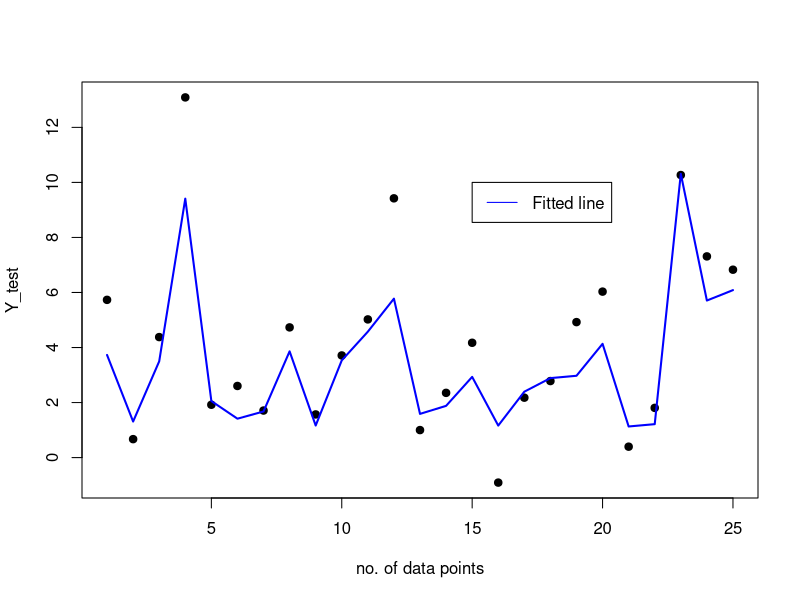

Recreate this plot in R.
#-------
#=============================================================================

#Question 2
#============
rm(list = ls())
set.seed(1234)
brownianMotion = function(steps, dt) {     ## n = no. of data points, u = dt
  # Generate random normally distributed increments
  increments = rnorm(n = steps, mean = 0, sd = sqrt(dt))
  
  # Calculate cumulative sum to get the Brownian motion
  std_brownian_motion = c(0 , cumsum(increments))
  
  return(std_brownian_motion)
}

# Parameters
steps = 100 # Number of time steps
dt = 0.1 
n = 100 #number of data points to be generated

X = matrix(NA, steps+1, n)
for(i in 1:n){
  X[,i] = brownianMotion(steps = steps, dt = dt)
}
time = seq(0, steps*dt, dt)


Y = colMeans(X^2) + rnorm(ncol(X))   ## generating Y
Y


#dividing into testing and training data sets
train_index <- sample(1:n, 0.75*n)  # 65% of data for training

Y_train = Y[train_index]
X_train = X[, train_index]

Y_test = Y[-train_index]
X_test = X[, -train_index]

m_hat = function(f, h, Y, X){
  norms = apply(f-X, 2, FUN = norm, type = '2') 
  kd = dnorm(norms/h)
  return(sum(kd*Y)/sum(kd))
}

#----------------CHANGE THIS BANDWIDTH ACC. TO YOUR DATA-------------
h = 10 #bandwidth 

#fitting the model on training data
m_hat_values_train = numeric(length = length(Y_train))

for(i in 1:length(Y_train)){
  m_hat_values_train[i] = m_hat(X_train[,i], h, Y_train, X_train)
}

#RMSE of the training dataset
RMSE1 = sqrt(sum((m_hat_values_train - Y_train)^2))

#fitting the model on testing data
m_hat_values_test = numeric(length = length(Y_test))
for(i in 1:length(Y_test)){
  m_hat_values_test[i] = m_hat(X_test[,i], h, Y_train, X_train)
}

#RMSE of the testing dataset
RMSE2 = sqrt(sum((m_hat_values_test - Y_test)^2))

plot(Y_test, pch = 19, xlab = "no. of data points")
lines(m_hat_values_test, col = "blue", lwd = 2)
legend(15,10, legend = "Fitted line", lty = 1, col = 'blue')


